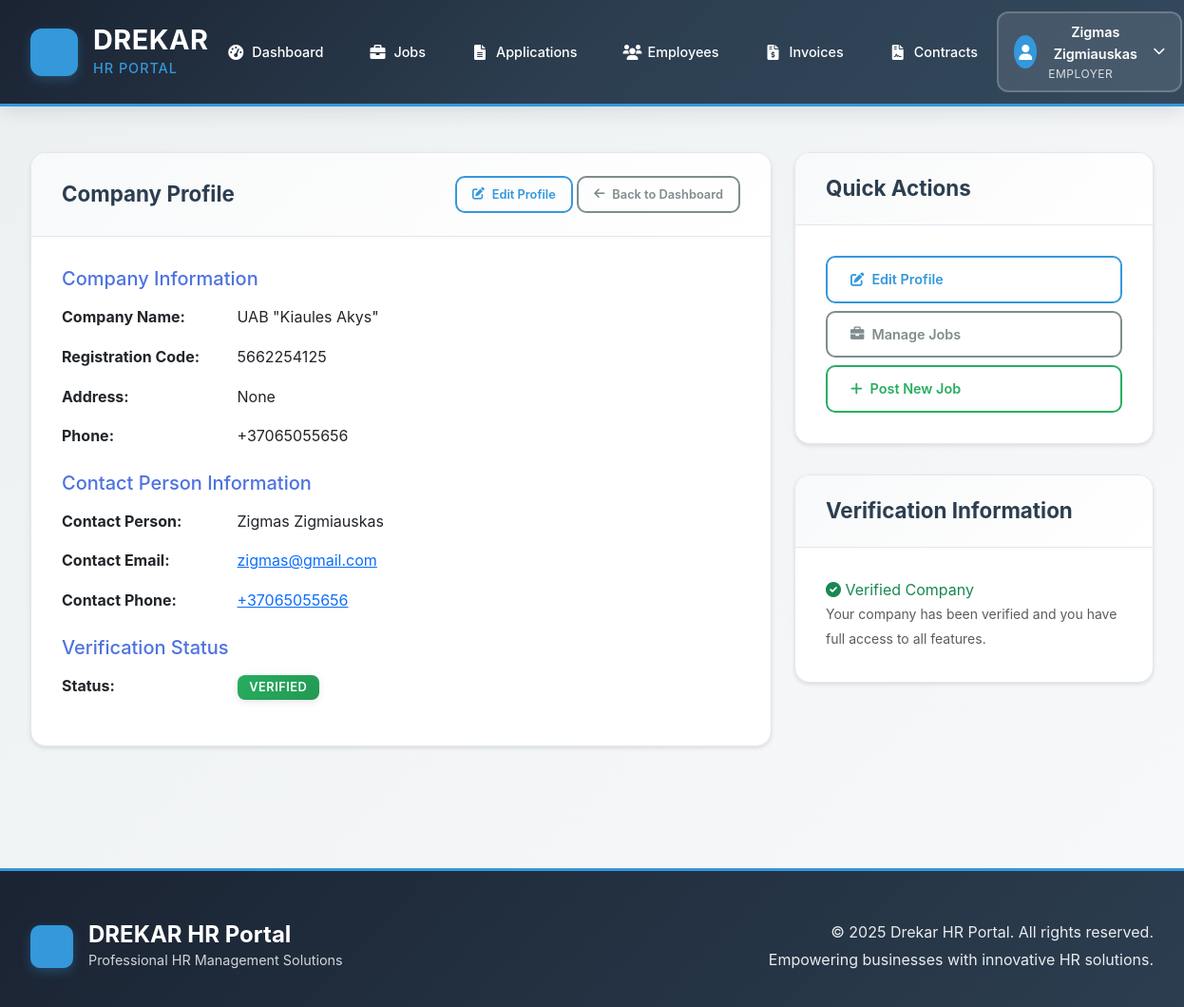
The app's page /employers/profile/ (signed in) with its own data.
### accounts/models.py (models this page shows, shortened)
class User(AbstractUser):
    USER_TYPE_CHOICES = [
        ('EMPLOYER', 'Employer'),
        ('EMPLOYEE', 'Employee'),
        ('EOR_CLIENT', 'EOR Client'),
        ('ADMIN', 'Admin'),
    ]
    user_type = models.CharField(
        max_length=20,
        choices=USER_TYPE_CHOICES,
        default='EMPLOYEE'
    )
    email = models.EmailField(unique=True)
    is_verified = models.BooleanField(default=False)
    registration_date = models.DateTimeField(auto_now_add=True)
    USERNAME_FIELD = 'email'
    REQUIRED_FIELDS = ['username']

### employers/models.py (models this page shows, shortened)
class EmployerProfile(BaseClientProfile):
    class VerificationStatus(models.TextChoices):
        PENDING = 'PENDING', 'Pending'
        VERIFIED = 'VERIFIED', 'Verified'
        REJECTED = 'REJECTED', 'Rejected'
    phone = models.CharField(max_length=20)
    website = models.URLField(blank=True, null=True)
    contact_person_phone = models.CharField(max_length=20)
    internal_verification_status = models.CharField(
        max_length=20,
        choices=VerificationStatus.choices,
        default=VerificationStatus.PENDING
    )
    verification_notes = models.TextField(blank=True, null=True)
    logo = models.ImageField(blank=True, null=True, upload_to='employer_logos/', help_text="Company logo (will be resized to 200x200px)")

### employers/views.py (the view)
# urls.py: path('profile/', views.profile_view, name='profile'),
@login_required
@user_passes_test(is_employer)
def profile_view(request):
    try:
        profile = request.user.employerprofile
    except EmployerProfile.DoesNotExist:
        messages.info(request, 'Please complete your employer profile first.')
        return redirect('employers:profile_setup')
    context = {
        'profile': profile
    }
    return render(request, 'employers/profile_view.html', context)

### employers/views.py (called while the page is built)
def is_employer(user):
    return user.is_authenticated and user.user_type == 'EMPLOYER'

### templates/employers/profile_view.html (shortened to what this page needs)
{% extends 'core/base1.html' %}
{% load i18n %}
{% block content %}
<div class="container mt-4">
    <div class="row">
        <div class="col-lg-8">
            <div class="card">
                <div class="card-header d-flex justify-content-between align-items-center">
                    <h3 class="card-title mb-0">{% trans "Company Profile" %}</h3>
                    <div>
                        <a href="{% url 'employers:profile_setup' %}" class="btn btn-outline-primary btn-sm">
                            <i class="fas fa-edit"></i> {% trans "Edit Profile" %}
                        </a>
                        <a href="{% url 'employers:dashboard' %}" class="btn btn-outline-secondary btn-sm">
                            <i class="fas fa-arrow-left"></i> {% trans "Back to Dashboard" %}
                        </a>
                    </div>
                </div>
                <div class="card-body">
                    <h5 class="text-primary mb-3">{% trans "Company Information" %}</h5>
                    <div class="row mb-3">
                        <div class="col-sm-3">
                            <strong>{% trans "Company Name:" %}</strong>
                        </div>
                        <div class="col-sm-9">
                            {{ profile.company_name }}
                        </div>
                    </div>
                    <div class="row mb-3">
                        <div class="col-sm-3">
                            <strong>{% trans "Registration Code:" %}</strong>
                        </div>
                        <div class="col-sm-9">
                            {{ profile.registration_code }}
                        </div>
                    </div>
                    <div class="row mb-3">
                        <div class="col-sm-3">
                            <strong>{% trans "Address:" %}</strong>
                        </div>
                        <div class="col-sm-9">
                            {{ profile.address }}
                        </div>
                    </div>
                    <div class="row mb-3">
                        <div class="col-sm-3">
                            <strong>{% trans "Phone:" %}</strong>
                        </div>
                        <div class="col-sm-9">
                            {{ profile.phone }}
                        </div>
                    </div>
                    <h5 class="text-primary mb-3 mt-4">{% trans "Contact Person Information" %}</h5>
                    <div class="row mb-3">
                        <div class="col-sm-3">
                            <strong>{% trans "Contact Person:" %}</strong>
                        </div>
                        <div class="col-sm-9">
                            {{ profile.contact_person_name }}
                        </div>
                    </div>
                    <div class="row mb-3">
                        <div class="col-sm-3">
                            <strong>{% trans "Contact Email:" %}</strong>
                        </div>
                        <div class="col-sm-9">
                            <a href="mailto:{{ profile.contact_person_email }}">
                                {{ profile.contact_person_email }}
                            </a>
                        </div>
                    </div>
                    <div class="row mb-3">
                        <div class="col-sm-3">
                            <strong>{% trans "Contact Phone:" %}</strong>
                        </div>
                        <div class="col-sm-9">
                            <a href="tel:{{ profile.contact_person_phone }}">
                                {{ profile.contact_person_phone }}
                            </a>
                        </div>
                    </div>
                    <h5 class="text-primary mb-3 mt-4">{% trans "Verification Status" %}</h5>
                    <div class="row mb-3">
                        <div class="col-sm-3">
                            <strong>{% trans "Status:" %}</strong>
                        </div>
                        <div class="col-sm-9">
                            <span class="badge
                                {% if profile.internal_verification_status == 'VERIFIED' %}bg-success
                                {% elif profile.internal_verification_status == 'PENDING' %}bg-warning
                                {% elif profile.internal_verification_status == 'REJECTED' %}bg-danger
                                {% endif %}">
                                {{ profile.get_internal_verification_status_display }}
                            </span>
                        </div>
                    </div>
                </div>
            </div>
        </div>
        <div class="col-lg-4">
            <div class="card">
                <div class="card-header">
                    <h5 class="card-title mb-0">{% trans "Quick Actions" %}</h5>
                </div>
                <div class="card-body">
                    <div class="d-grid gap-2">
                        <a href="{% url 'employers:profile_setup' %}" class="btn btn-outline-primary">
                            <i class="fas fa-edit"></i> {% trans "Edit Profile" %}
                        </a>
                        <a href="{% url 'employers:job_postings_list' %}" class="btn btn-outline-secondary">
                            <i class="fas fa-briefcase"></i> {% trans "Manage Jobs" %}
                        </a>
                        <a href="{% url 'employers:create_job_posting' %}" class="btn btn-outline-success">
                            <i class="fas fa-plus"></i> {% trans "Post New Job" %}
                        </a>
                    </div>
                </div>
            </div>
            <div class="card mt-3">
                <div class="card-header">
                    <h6 class="card-title mb-0">{% trans "Verification Information" %}</h6>
                </div>
                <div class="card-body">
                    {% if profile.internal_verification_status == 'VERIFIED' %}
                        <div class="text-success">
                            <i class="fas fa-check-circle"></i> {% trans "Verified Company" %}
                        </div>
                        <small class="text-muted">
                            {% trans "Your company has been verified and you have full access to all features." %}
                        </small>
                    {% endif %}
                </div>
            </div>
        </div>
    </div>
</div>
{% endblock %}

### templates/core/base1.html (shortened to what this page needs)
<!DOCTYPE html>
<html lang="en">
<head>
    {% load static %}
    <link href="https://cdn.jsdelivr.net/npm/bootstrap@5.3.0/dist/css/bootstrap.min.css" rel="stylesheet">
    <link rel="stylesheet" href="{% static 'css/style.css' %}">
    <link href="https://cdnjs.cloudflare.com/ajax/libs/font-awesome/6.0.0/css/all.min.css" rel="stylesheet">
</head>
<body>
    <header class="header-solid">
        <nav class="navbar-professional">
            <div class="nav-brand-container">
                <div class="brand-logo">
                </div>
                <div class="brand-text">
                    <h1>DREKAR</h1>
                    <span class="brand-subtitle">HR Portal</span>
                </div>
            </div>
            <div class="nav-center">
                {% if user.is_authenticated %}
                    {% if user.user_type == 'EMPLOYER' %}
                        <a href="{% url 'employers:dashboard' %}" class="nav-item {% if request.resolver_match.url_name == 'dashboard' and request.resolver_match.namespace == 'employers' %}active{% endif %}">
                            <i class="fas fa-tachometer-alt"></i><span>Dashboard</span>
                        </a>
                        <a href="{% url 'employers:job_postings_list' %}" class="nav-item ">
                            <i class="fas fa-briefcase"></i><span>Jobs</span>
                        </a>
                        <a href="{% url 'employers:applications_list' %}" class="nav-item ">
                            <i class="fas fa-file-alt"></i><span>Applications</span>
                        </a>
                        <a href="{% url 'employers:assignments_list' %}" class="nav-item {% if request.resolver_match.url_name in 'assignments_list,assignment_detail' and request.resolver_match.namespace == 'employers' %}active{% endif %}">
                            <i class="fas fa-users"></i><span>Employees</span>
                        </a>
                        <a href="{% url 'employers:invoices_list' %}" class="nav-item ">
                            <i class="fas fa-file-invoice-dollar"></i><span>Invoices</span>
                        </a>
                        <a href="{% url 'employers:contracts_list' %}" class="nav-item ">
                            <i class="fas fa-file-contract"></i><span>Contracts</span>
                        </a>
                    {% endif %}
                {% endif %}
            </div>
            <div class="nav-end">
                {% if user.is_authenticated %}
                    <div class="user-menu-professional">
                        <button class="user-toggle-btn" onclick="toggleUserMenu()">
                            <div class="user-avatar">
                                <i class="fas fa-user"></i>
                            </div>
                            <div class="user-info">
                                <span class="user-name">{{ user.get_full_name|default:user.username }}</span>
                                <span class="user-role">{{ user.get_user_type_display }}</span>
                            </div>
                            <i class="fas fa-chevron-down toggle-icon"></i>
                        </button>
                    </div>
                {% endif %}
            </div>
        </nav>
    </header>
    <main class="main-content">
        {% block content %}
        {% endblock %}
    </main>
    <footer class="footer-professional">
        <div class="footer-content">
            <div class="footer-brand">
                <div class="brand-logo">
                </div>
                <div>
                    <h3>DREKAR HR Portal</h3>
                    <p>Professional HR Management Solutions</p>
                </div>
            </div>
            <div class="footer-info">
                <p>&copy; 2025 Drekar HR Portal. All rights reserved.</p>
                <p>Empowering businesses with innovative HR solutions.</p>
            </div>
        </div>
    </footer>
</body>
</html>

### templates/employers/profile_view.html (style rules this page uses)
.card { box-shadow: 0 2px 4px rgba(0,0,0,0.1); border: 1px solid #e3e6f0; }
.card-header { background-color: #f8f9fc; border-bottom: 1px solid #e3e6f0; }
.text-primary { color: #4e73df !important; }
.row { margin-bottom: 0.5rem; }
.badge { font-size: 0.8rem; padding: 0.4rem 0.8rem; }

### records on screen
User: get_full_name "Zigmas Zigmiauskas", user_type "EMPLOYER"
EmployerProfile: company_name "UAB \"Kiaules Akys\"", registration_code "5662254125", address "None", phone "+37065055656", contact_person_name "Zigmas Zigmiauskas", contact_person_email "zigmas@gmail.com", contact_person_phone "+37065055656", internal_verification_status "VERIFIED"
